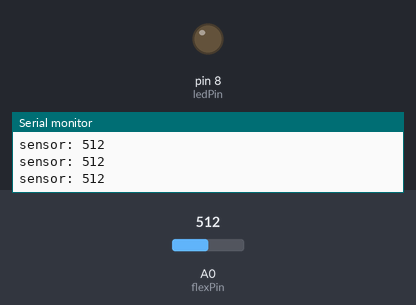
The sketch below on a simulated Arduino Uno, built with avr-gcc and run on an emulated ATmega328P. On the bench: output pins drawn as LEDs (lit = HIGH), the last lines printed to the serial monitor. The inputs (shaded band) are chosen by the test bench; at power-on: A0 (flexPin) = 512.

Above: at 1.2 s.
1.3 s: A0 (flexPin) set to 882
4.3 s: A0 (flexPin) set to 905
At 5.5 s:
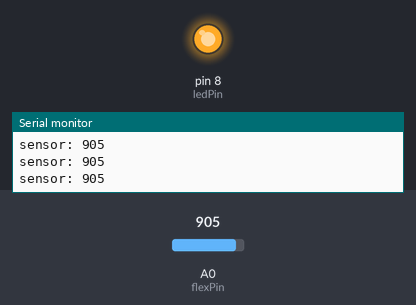
5.8 s: A0 (flexPin) set to 880
At 6.1 s:
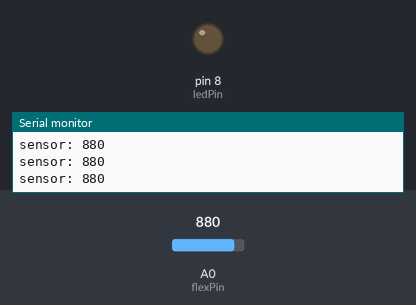
8.8 s: A0 (flexPin) set to 900
At 10.1 s:
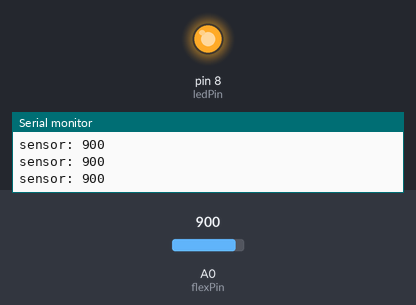
Timing chart, 0 to 11.3 s (numbered marks = the images above; inputs shaded):
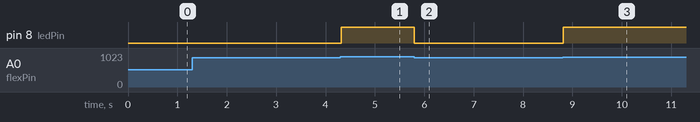

Measured:
- the behaviour switches between 890 and 891 on A0 (flexPin) (found by bisection; images 0 and 1)
- after the input at 4.3 s, pin 8 (ledPin): LOW → HIGH at once
- after the input at 5.8 s, pin 8 (ledPin): HIGH → LOW at once
- after the input at 8.8 s, pin 8 (ledPin): LOW → HIGH at once

The sketch:

fleX_LED.ino
```cpp
const int flexPin = A0;
const int ledPin = 8;

void setup()
{
  Serial.begin(9600);
  pinMode(ledPin,OUTPUT);
}

void loop()
{
  int flexValue;
  flexValue = analogRead(flexPin);
  Serial.print("sensor: ");
  Serial.println(flexValue);

  if(flexValue>890)
     digitalWrite(ledPin,HIGH);
  else
    digitalWrite(ledPin,LOW);

  delay(20);
}
```
